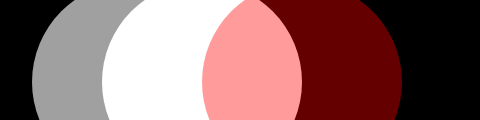
Frame 1 (no input)
Frame 60 (no input): identical to frame 1, image omitted
Frame 120 (the mouse pressed at the canvas centre since frame 60): identical to frame 1, image omitted

The p5.js sketch that drew this single still picture (run headless with seeded random() and noise() and a simulated clock; from frame 60 on, the mouse is pressed at the canvas centre):

// p5.js sketch
// ── sketch.js
function setup() {
    createCanvas(480,120);
    noStroke();
  
  }
  function draw() {
    background(0);
    //escala de grises + alpha
    fill(255,160);
    ellipse(132,82,200,200);
    fill(255,255);
    ellipse(202,82,200,200);
    //RGB + alpha
    fill(255,0,0,100);
    ellipse(302,82,200,200);
  }
